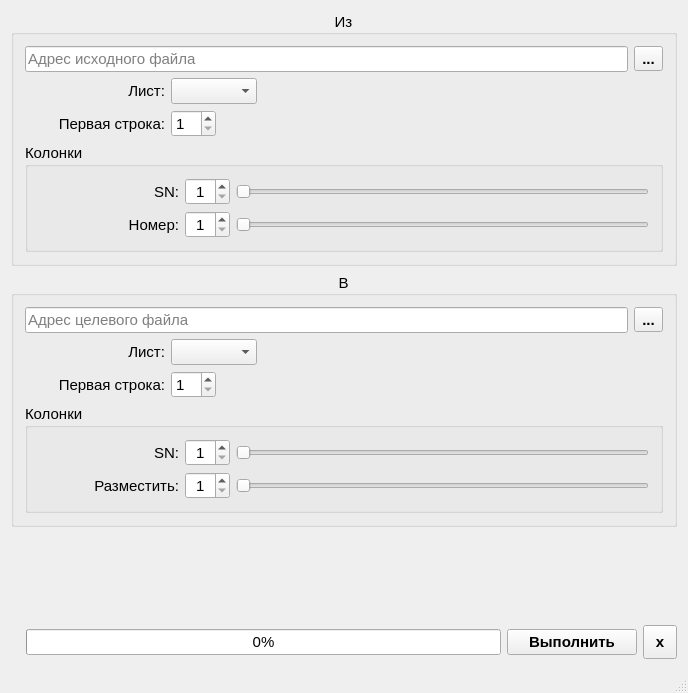
<?xml version="1.0" encoding="UTF-8"?>
<ui version="4.0">
 <class>tMix</class>
 <widget class="QMainWindow" name="tMix">
  <property name="geometry">
   <rect>
    <x>0</x>
    <y>0</y>
    <width>688</width>
    <height>693</height>
   </rect>
  </property>
  <property name="font">
   <font>
    <family>Segoe UI</family>
    <pointsize>11</pointsize>
   </font>
  </property>
  <property name="windowTitle">
   <string>tMix</string>
  </property>
  <widget class="QWidget" name="centralWidget">
   <layout class="QGridLayout" name="gridLayout_3">
    <item row="0" column="0">
     <layout class="QVBoxLayout" name="verticalLayout">
      <item>
       <widget class="QGroupBox" name="groupBox_from">
        <property name="title">
         <string>Из</string>
        </property>
        <property name="alignment">
         <set>Qt::AlignCenter</set>
        </property>
        <layout class="QGridLayout" name="gridLayout">
         <item row="3" column="0">
          <widget class="QGroupBox" name="groupBox">
           <property name="title">
            <string>Колонки</string>
           </property>
           <layout class="QGridLayout" name="gridLayout_4">
            <item row="0" column="0">
             <layout class="QHBoxLayout" name="horizontalLayout_4">
              <item>
               <widget class="QLabel" name="label_3">
                <property name="minimumSize">
                 <size>
                  <width>140</width>
                  <height>0</height>
                 </size>
                </property>
                <property name="text">
                 <string>SN:</string>
                </property>
                <property name="alignment">
                 <set>Qt::AlignRight|Qt::AlignTrailing|Qt::AlignVCenter</set>
                </property>
               </widget>
              </item>
              <item>
               <widget class="QSpinBox" name="spinBox_from_sn">
                <property name="alignment">
                 <set>Qt::AlignCenter</set>
                </property>
                <property name="minimum">
                 <number>1</number>
                </property>
                <property name="maximum">
                 <number>20</number>
                </property>
               </widget>
              </item>
              <item>
               <widget class="QSlider" name="horizontalSlider_from_sn">
                <property name="minimum">
                 <number>1</number>
                </property>
                <property name="maximum">
                 <number>20</number>
                </property>
                <property name="orientation">
                 <enum>Qt::Horizontal</enum>
                </property>
               </widget>
              </item>
             </layout>
            </item>
            <item row="1" column="0">
             <layout class="QHBoxLayout" name="horizontalLayout_5">
              <item>
               <widget class="QLabel" name="label_4">
                <property name="minimumSize">
                 <size>
                  <width>140</width>
                  <height>0</height>
                 </size>
                </property>
                <property name="text">
                 <string>Номер:</string>
                </property>
                <property name="alignment">
                 <set>Qt::AlignRight|Qt::AlignTrailing|Qt::AlignVCenter</set>
                </property>
               </widget>
              </item>
              <item>
               <widget class="QSpinBox" name="spinBox_from_num">
                <property name="alignment">
                 <set>Qt::AlignCenter</set>
                </property>
                <property name="minimum">
                 <number>1</number>
                </property>
                <property name="maximum">
                 <number>20</number>
                </property>
               </widget>
              </item>
              <item>
               <widget class="QSlider" name="horizontalSlider_from_num">
                <property name="minimum">
                 <number>1</number>
                </property>
                <property name="maximum">
                 <number>20</number>
                </property>
                <property name="orientation">
                 <enum>Qt::Horizontal</enum>
                </property>
               </widget>
              </item>
             </layout>
            </item>
           </layout>
          </widget>
         </item>
         <item row="1" column="0">
          <layout class="QHBoxLayout" name="horizontalLayout_2">
           <item>
            <widget class="QLabel" name="label">
             <property name="minimumSize">
              <size>
               <width>140</width>
               <height>0</height>
              </size>
             </property>
             <property name="text">
              <string>Лист:</string>
             </property>
             <property name="alignment">
              <set>Qt::AlignRight|Qt::AlignTrailing|Qt::AlignVCenter</set>
             </property>
            </widget>
           </item>
           <item>
            <widget class="QComboBox" name="comboBox_from_list">
             <property name="sizeAdjustPolicy">
              <enum>QComboBox::AdjustToContents</enum>
             </property>
            </widget>
           </item>
           <item>
            <spacer name="horizontalSpacer">
             <property name="orientation">
              <enum>Qt::Horizontal</enum>
             </property>
             <property name="sizeHint" stdset="0">
              <size>
               <width>40</width>
               <height>20</height>
              </size>
             </property>
            </spacer>
           </item>
          </layout>
         </item>
         <item row="0" column="0">
          <layout class="QHBoxLayout" name="horizontalLayout">
           <item>
            <widget class="QLineEdit" name="lineEdit_from">
             <property name="placeholderText">
              <string>Адрес исходного файла</string>
             </property>
            </widget>
           </item>
           <item>
            <widget class="QToolButton" name="toolButton_from_file">
             <property name="font">
              <font>
               <weight>75</weight>
               <bold>true</bold>
              </font>
             </property>
             <property name="text">
              <string>...</string>
             </property>
            </widget>
           </item>
          </layout>
         </item>
         <item row="2" column="0">
          <layout class="QHBoxLayout" name="horizontalLayout_3">
           <item>
            <widget class="QLabel" name="label_2">
             <property name="minimumSize">
              <size>
               <width>140</width>
               <height>0</height>
              </size>
             </property>
             <property name="text">
              <string>Первая строка:</string>
             </property>
             <property name="alignment">
              <set>Qt::AlignRight|Qt::AlignTrailing|Qt::AlignVCenter</set>
             </property>
            </widget>
           </item>
           <item>
            <widget class="QSpinBox" name="spinBox_from_frow">
             <property name="minimum">
              <number>1</number>
             </property>
            </widget>
           </item>
           <item>
            <spacer name="horizontalSpacer_2">
             <property name="orientation">
              <enum>Qt::Horizontal</enum>
             </property>
             <property name="sizeHint" stdset="0">
              <size>
               <width>40</width>
               <height>20</height>
              </size>
             </property>
            </spacer>
           </item>
          </layout>
         </item>
        </layout>
       </widget>
      </item>
      <item>
       <widget class="QGroupBox" name="groupBox_to">
        <property name="title">
         <string>В</string>
        </property>
        <property name="alignment">
         <set>Qt::AlignCenter</set>
        </property>
        <layout class="QGridLayout" name="gridLayout_2">
         <item row="3" column="0">
          <widget class="QGroupBox" name="groupBox_2">
           <property name="title">
            <string>Колонки</string>
           </property>
           <layout class="QGridLayout" name="gridLayout_5">
            <item row="0" column="0">
             <layout class="QHBoxLayout" name="horizontalLayout_12">
              <item>
               <widget class="QLabel" name="label_9">
                <property name="minimumSize">
                 <size>
                  <width>140</width>
                  <height>0</height>
                 </size>
                </property>
                <property name="text">
                 <string>SN:</string>
                </property>
                <property name="alignment">
                 <set>Qt::AlignRight|Qt::AlignTrailing|Qt::AlignVCenter</set>
                </property>
               </widget>
              </item>
              <item>
               <widget class="QSpinBox" name="spinBox_to_sn">
                <property name="alignment">
                 <set>Qt::AlignCenter</set>
                </property>
                <property name="minimum">
                 <number>1</number>
                </property>
                <property name="maximum">
                 <number>20</number>
                </property>
               </widget>
              </item>
              <item>
               <widget class="QSlider" name="horizontalSlider_to_sn">
                <property name="minimum">
                 <number>1</number>
                </property>
                <property name="maximum">
                 <number>20</number>
                </property>
                <property name="orientation">
                 <enum>Qt::Horizontal</enum>
                </property>
               </widget>
              </item>
             </layout>
            </item>
            <item row="1" column="0">
             <layout class="QHBoxLayout" name="horizontalLayout_13">
              <item>
               <widget class="QLabel" name="label_10">
                <property name="minimumSize">
                 <size>
                  <width>140</width>
                  <height>0</height>
                 </size>
                </property>
                <property name="text">
                 <string>Разместить:</string>
                </property>
                <property name="alignment">
                 <set>Qt::AlignRight|Qt::AlignTrailing|Qt::AlignVCenter</set>
                </property>
               </widget>
              </item>
              <item>
               <widget class="QSpinBox" name="spinBox_to_tag">
                <property name="alignment">
                 <set>Qt::AlignCenter</set>
                </property>
                <property name="minimum">
                 <number>1</number>
                </property>
                <property name="maximum">
                 <number>20</number>
                </property>
               </widget>
              </item>
              <item>
               <widget class="QSlider" name="horizontalSlider_to_tag">
                <property name="minimum">
                 <number>1</number>
                </property>
                <property name="maximum">
                 <number>20</number>
                </property>
                <property name="orientation">
                 <enum>Qt::Horizontal</enum>
                </property>
               </widget>
              </item>
             </layout>
            </item>
           </layout>
          </widget>
         </item>
         <item row="1" column="0">
          <layout class="QHBoxLayout" name="horizontalLayout_7">
           <item>
            <widget class="QLabel" name="label_5">
             <property name="minimumSize">
              <size>
               <width>140</width>
               <height>0</height>
              </size>
             </property>
             <property name="text">
              <string>Лист:</string>
             </property>
             <property name="alignment">
              <set>Qt::AlignRight|Qt::AlignTrailing|Qt::AlignVCenter</set>
             </property>
            </widget>
           </item>
           <item>
            <widget class="QComboBox" name="comboBox_to_list">
             <property name="sizeAdjustPolicy">
              <enum>QComboBox::AdjustToContents</enum>
             </property>
            </widget>
           </item>
           <item>
            <spacer name="horizontalSpacer_5">
             <property name="orientation">
              <enum>Qt::Horizontal</enum>
             </property>
             <property name="sizeHint" stdset="0">
              <size>
               <width>40</width>
               <height>20</height>
              </size>
             </property>
            </spacer>
           </item>
          </layout>
         </item>
         <item row="0" column="0">
          <layout class="QHBoxLayout" name="horizontalLayout_6">
           <item>
            <widget class="QLineEdit" name="lineEdit_to">
             <property name="text">
              <string/>
             </property>
             <property name="placeholderText">
              <string>Адрес целевого файла</string>
             </property>
            </widget>
           </item>
           <item>
            <widget class="QToolButton" name="toolButton_to_file">
             <property name="font">
              <font>
               <weight>75</weight>
               <bold>true</bold>
              </font>
             </property>
             <property name="text">
              <string>...</string>
             </property>
            </widget>
           </item>
          </layout>
         </item>
         <item row="2" column="0">
          <layout class="QHBoxLayout" name="horizontalLayout_8">
           <item>
            <widget class="QLabel" name="label_6">
             <property name="minimumSize">
              <size>
               <width>140</width>
               <height>0</height>
              </size>
             </property>
             <property name="text">
              <string>Первая строка:</string>
             </property>
             <property name="alignment">
              <set>Qt::AlignRight|Qt::AlignTrailing|Qt::AlignVCenter</set>
             </property>
            </widget>
           </item>
           <item>
            <widget class="QSpinBox" name="spinBox_to_frow">
             <property name="minimum">
              <number>1</number>
             </property>
            </widget>
           </item>
           <item>
            <spacer name="horizontalSpacer_6">
             <property name="orientation">
              <enum>Qt::Horizontal</enum>
             </property>
             <property name="sizeHint" stdset="0">
              <size>
               <width>40</width>
               <height>20</height>
              </size>
             </property>
            </spacer>
           </item>
          </layout>
         </item>
        </layout>
       </widget>
      </item>
      <item>
       <spacer name="verticalSpacer">
        <property name="orientation">
         <enum>Qt::Vertical</enum>
        </property>
        <property name="sizeHint" stdset="0">
         <size>
          <width>20</width>
          <height>40</height>
         </size>
        </property>
       </spacer>
      </item>
      <item>
       <layout class="QHBoxLayout" name="horizontalLayout_11">
        <item>
         <widget class="QLabel" name="label_status">
          <property name="text">
           <string/>
          </property>
         </widget>
        </item>
        <item>
         <widget class="QProgressBar" name="progressBar">
          <property name="value">
           <number>0</number>
          </property>
          <property name="alignment">
           <set>Qt::AlignCenter</set>
          </property>
          <property name="invertedAppearance">
           <bool>false</bool>
          </property>
          <property name="format">
           <string>%p%</string>
          </property>
         </widget>
        </item>
        <item>
         <widget class="QPushButton" name="pushButton_make">
          <property name="minimumSize">
           <size>
            <width>130</width>
            <height>0</height>
           </size>
          </property>
          <property name="maximumSize">
           <size>
            <width>130</width>
            <height>16777215</height>
           </size>
          </property>
          <property name="font">
           <font>
            <weight>75</weight>
            <bold>true</bold>
           </font>
          </property>
          <property name="text">
           <string>Выполнить</string>
          </property>
         </widget>
        </item>
        <item>
         <widget class="QToolButton" name="toolButton_close">
          <property name="minimumSize">
           <size>
            <width>34</width>
            <height>34</height>
           </size>
          </property>
          <property name="font">
           <font>
            <weight>75</weight>
            <bold>true</bold>
           </font>
          </property>
          <property name="text">
           <string>x</string>
          </property>
         </widget>
        </item>
       </layout>
      </item>
     </layout>
    </item>
   </layout>
  </widget>
  <widget class="QStatusBar" name="statusBar"/>
 </widget>
 <layoutdefault spacing="6" margin="11"/>
 <resources/>
 <connections/>
</ui>
